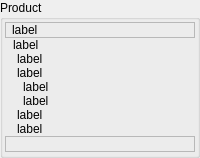
            <widget class="QGroupBox" name="groupDetails">
             <property name="sizePolicy">
              <sizepolicy hsizetype="Minimum" vsizetype="MinimumExpanding">
               <horstretch>0</horstretch>
               <verstretch>0</verstretch>
              </sizepolicy>
             </property>
             <property name="minimumSize">
              <size>
               <width>0</width>
               <height>0</height>
              </size>
             </property>
             <property name="styleSheet">
              <string notr="true"/>
             </property>
             <property name="title">
              <string>Product</string>
             </property>
             <layout class="QVBoxLayout">
              <property name="spacing">
               <number>0</number>
              </property>
              <property name="leftMargin">
               <number>2</number>
              </property>
              <property name="topMargin">
               <number>2</number>
              </property>
              <property name="rightMargin">
               <number>2</number>
              </property>
              <property name="bottomMargin">
               <number>3</number>
              </property>
              <item>
               <widget class="QLabel" name="labelDetailDesc">
                <property name="sizePolicy">
                 <sizepolicy hsizetype="Minimum" vsizetype="Preferred">
                  <horstretch>0</horstretch>
                  <verstretch>0</verstretch>
                 </sizepolicy>
                </property>
                <property name="styleSheet">
                 <string notr="true"/>
                </property>
                <property name="frameShape">
                 <enum>QFrame::StyledPanel</enum>
                </property>
                <property name="text">
                 <string>label</string>
                </property>
                <property name="wordWrap">
                 <bool>true</bool>
                </property>
                <property name="indent">
                 <number>6</number>
                </property>
               </widget>
              </item>
              <item>
               <widget class="QLabel" name="labelDetailPrice">
                <property name="sizePolicy">
                 <sizepolicy hsizetype="Minimum" vsizetype="Fixed">
                  <horstretch>0</horstretch>
                  <verstretch>0</verstretch>
                 </sizepolicy>
                </property>
                <property name="styleSheet">
                 <string notr="true"/>
                </property>
                <property name="frameShape">
                 <enum>QFrame::NoFrame</enum>
                </property>
                <property name="text">
                 <string>label</string>
                </property>
                <property name="indent">
                 <number>8</number>
                </property>
               </widget>
              </item>
              <item>
               <widget class="QLabel" name="labelDetailDiscount">
                <property name="sizePolicy">
                 <sizepolicy hsizetype="Minimum" vsizetype="Fixed">
                  <horstretch>0</horstretch>
                  <verstretch>0</verstretch>
                 </sizepolicy>
                </property>
                <property name="styleSheet">
                 <string notr="true"/>
                </property>
                <property name="frameShape">
                 <enum>QFrame::NoFrame</enum>
                </property>
                <property name="text">
                 <string>label</string>
                </property>
                <property name="indent">
                 <number>12</number>
                </property>
               </widget>
              </item>
              <item>
               <widget class="QLabel" name="labelDetailTotalTaxes">
                <property name="sizePolicy">
                 <sizepolicy hsizetype="Minimum" vsizetype="Preferred">
                  <horstretch>0</horstretch>
                  <verstretch>0</verstretch>
                 </sizepolicy>
                </property>
                <property name="styleSheet">
                 <string notr="true"/>
                </property>
                <property name="frameShape">
                 <enum>QFrame::NoFrame</enum>
                </property>
                <property name="text">
                 <string>label</string>
                </property>
                <property name="indent">
                 <number>12</number>
                </property>
               </widget>
              </item>
              <item>
               <widget class="QLabel" name="labelDetailTax1">
                <property name="sizePolicy">
                 <sizepolicy hsizetype="Minimum" vsizetype="Fixed">
                  <horstretch>0</horstretch>
                  <verstretch>0</verstretch>
                 </sizepolicy>
                </property>
                <property name="styleSheet">
                 <string notr="true"/>
                </property>
                <property name="frameShape">
                 <enum>QFrame::NoFrame</enum>
                </property>
                <property name="text">
                 <string>label</string>
                </property>
                <property name="indent">
                 <number>18</number>
                </property>
               </widget>
              </item>
              <item>
               <widget class="QLabel" name="labelDetailTax2">
                <property name="sizePolicy">
                 <sizepolicy hsizetype="Minimum" vsizetype="Fixed">
                  <horstretch>0</horstretch>
                  <verstretch>0</verstretch>
                 </sizepolicy>
                </property>
                <property name="styleSheet">
                 <string notr="true"/>
                </property>
                <property name="frameShape">
                 <enum>QFrame::NoFrame</enum>
                </property>
                <property name="text">
                 <string>label</string>
                </property>
                <property name="indent">
                 <number>18</number>
                </property>
               </widget>
              </item>
              <item>
               <widget class="QLabel" name="labelDetailUnits">
                <property name="sizePolicy">
                 <sizepolicy hsizetype="Minimum" vsizetype="Fixed">
                  <horstretch>0</horstretch>
                  <verstretch>0</verstretch>
                 </sizepolicy>
                </property>
                <property name="styleSheet">
                 <string notr="true"/>
                </property>
                <property name="frameShape">
                 <enum>QFrame::NoFrame</enum>
                </property>
                <property name="text">
                 <string>label</string>
                </property>
                <property name="indent">
                 <number>12</number>
                </property>
               </widget>
              </item>
              <item>
               <widget class="QLabel" name="labelDetailPoints">
                <property name="sizePolicy">
                 <sizepolicy hsizetype="Minimum" vsizetype="Preferred">
                  <horstretch>0</horstretch>
                  <verstretch>0</verstretch>
                 </sizepolicy>
                </property>
                <property name="text">
                 <string>label</string>
                </property>
                <property name="indent">
                 <number>12</number>
                </property>
               </widget>
              </item>
              <item>
               <widget class="QLabel" name="labelDetailPhoto">
                <property name="sizePolicy">
                 <sizepolicy hsizetype="Minimum" vsizetype="Expanding">
                  <horstretch>0</horstretch>
                  <verstretch>0</verstretch>
                 </sizepolicy>
                </property>
                <property name="styleSheet">
                 <string notr="true"/>
                </property>
                <property name="frameShape">
                 <enum>QFrame::StyledPanel</enum>
                </property>
                <property name="text">
                 <string/>
                </property>
                <property name="pixmap">
                 <pixmap/>
                </property>
                <property name="scaledContents">
                 <bool>false</bool>
                </property>
                <property name="alignment">
                 <set>Qt::AlignCenter</set>
                </property>
                <property name="indent">
                 <number>0</number>
                </property>
               </widget>
              </item>
             </layout>
            </widget>
